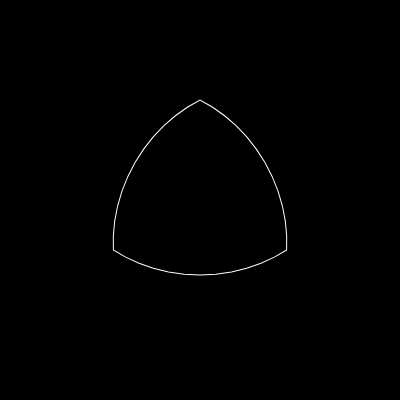
Frame 1 (no input)
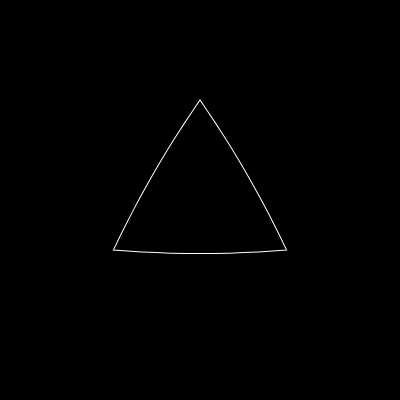
Frame 60 (no input)
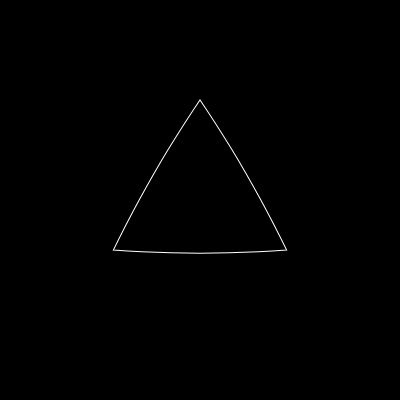
Frame 120 (the mouse pressed at the canvas centre since frame 60)

The p5.js sketch that drew these frames (run headless with seeded random() and noise() and a simulated clock; from frame 60 on, the mouse is pressed at the canvas centre):

// p5.js sketch
// ── sketch.js
let circPath=[];
let triPath=[];
let spacing =10;
let radius=100;
let theta=0;
//let morPath=[];
let x,y;
function polarToCartesian(r,angle){
//angleMode(DEGREES);
	return createVector(r*cos(angle),r*sin(angle));
}


function setup() {
	createCanvas(400,400);
	angleMode(DEGREES);
	let startA=0;
	let endA=120;
	let start=polarToCartesian(radius,startA);
	let end=polarToCartesian(radius,endA);


	for(let a =startA;a<360;a+=spacing ){

					let cv=polarToCartesian(radius,a);
					circPath.push(cv);
				//	morPath.push(cv);
					let amt=a%120/(endA-startA);
					let tv=p5.Vector.lerp(start,end,amt);
					triPath.push(tv);

					if((a+spacing)%120===0){
									startA=startA+120;
									endA=endA+120;

									start=polarToCartesian(radius,startA);
								  end=polarToCartesian(radius,endA);
					}
	}

	// let astart=0;
	// let aend=120;
	// let xs=radius*cos(astart);
	// let ys=radius*sin(astart);
	// let xe=radius*cos(aend);
	// let ye=radius*sin(aend);
  //
	// triPath.push(createVector(xs,ys));
	// triPath.push(createVector(xe,ye));





}

function draw() {
			background(0);
			translate(width/2,height/2);
			rotate(30);
			stroke(255);
			noFill();



			beginShape();

			let amt=(sin(theta)+1)/2;


theta+=1;
			for(let i=0;i<circPath.length;++i){





									let cv=circPath[i];
									let tv=triPath[i];



									x=lerp(cv.x,tv.x,amt);
									y=lerp(cv.y,tv.y,amt);
									vertex(x,y);
								}

								endShape(CLOSE);
      //
			// beginShape();
      //
			// for(let i=0;i<circPath.length;++i){
			// 						let v=circPath[i];
			// 						vertex(v.x,v.y);
			// 					}
      //
			// 					endShape(CLOSE);
      //
      //
			// 					beginShape();
      //
			// 					for(let i=0;i<triPath.length;++i){
			// 											let v=triPath[i];
			// 											vertex(v.x,v.y);
			// 										}
      //
			// 										endShape(CLOSE);


}
